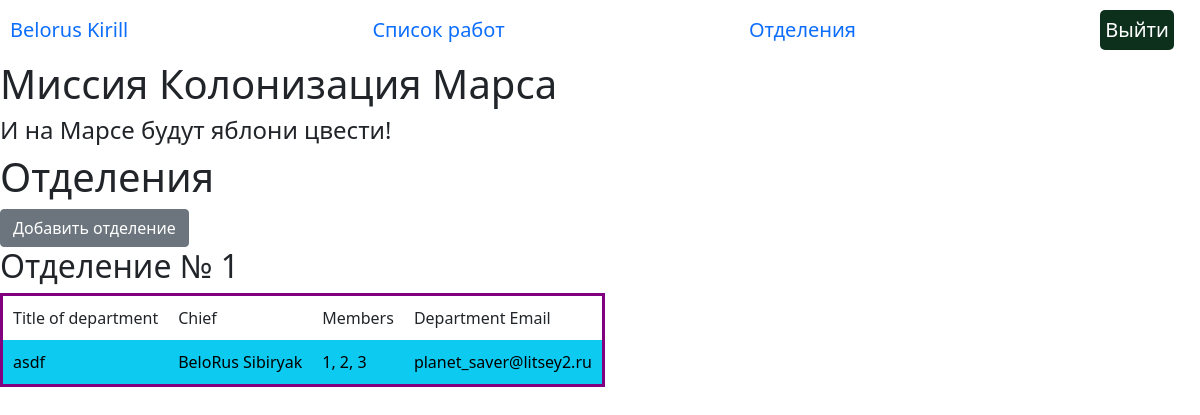
The page /departments (signed in) on the database its author committed.
### data/__all_models.py (models this page shows, shortened)
class User(SqlAlchemyBase, UserMixin, SerializerMixin):
    __tablename__ = 'users'
    id = sqlalchemy.Column(sqlalchemy.Integer,
                           primary_key=True, autoincrement=True)
    name = sqlalchemy.Column(sqlalchemy.String, nullable=True)
    surname = sqlalchemy.Column(sqlalchemy.String, nullable=True)
    age = sqlalchemy.Column(sqlalchemy.String, nullable=True)
    position = sqlalchemy.Column(sqlalchemy.String, nullable=True)
    speciality = sqlalchemy.Column(sqlalchemy.String, nullable=True)
    address = sqlalchemy.Column(sqlalchemy.String, nullable=True)
    email = sqlalchemy.Column(sqlalchemy.String, unique=True,
                              index=True, nullable=True)
    hashed_password = sqlalchemy.Column(sqlalchemy.String, nullable=True)
    modified_date = sqlalchemy.Column(sqlalchemy.DateTime,
                                      default=datetime.datetime.now)
    city_from = sqlalchemy.Column(sqlalchemy.String)
    news = orm.relationship("News", back_populates='user')
    jobs = orm.relationship("Jobs", back_populates='user')
    department = orm.relationship("Department", back_populates='user')

class Department(SqlAlchemyBase, SerializerMixin):
    __tablename__ = 'department'
    id = sqlalchemy.Column(sqlalchemy.Integer,
                           primary_key=True, autoincrement=True)
    title = sqlalchemy.Column(sqlalchemy.String, nullable=True)
    chief = sqlalchemy.Column(sqlalchemy.Integer, sqlalchemy.ForeignKey('users.id'))
    members = sqlalchemy.Column(sqlalchemy.String)
    email = sqlalchemy.Column(sqlalchemy.String, nullable=True)
    user = orm.relationship('User', back_populates='department')

### main.py (the view)
@app.route('/departments')
@login_required
def departments():
    db_sess = create_session()
    department_list = db_sess.query(Department).all()
    return render_template('departments.html', departments=department_list, current_user=current_user)

### data/db_session.py (called while the page is built)
def create_session() -> Session:
    global __factory
    return __factory()

### main.py (called while the page is built)
@login_manager.user_loader
def load_user(user_id):
    db_sess = create_session()
    user = db_sess.query(User).get(user_id)
    return user

### templates/departments.html (shortened to what this page needs)
{% extends 'base.html' %}
{% block profession %}
    <h1>Отделения</h1>
{% if current_user.is_authenticated %}
    <a href="departments_add" class="btn btn-secondary">Добавить отделение</a>
{% endif %}
{% for department in departments %}
    <h2>Отделение № {{ loop.index }}</h2>
    <table>
        <tr>
       <td>
       Title of department
       </td>
       <td>
       Chief
       </td>
       <td>
       Members
       </td>
       <td>
       Department Email
       </td>
       </tr>
        <tr class="btn-info">
            <td>
                {{ department.title }}
            </td>
            <td>
                {{ department.user.name }} {{ department.user.surname }}
            </td>
            <td>
                {{ department.members }}
            </td>
            <td>
                {{ department.email }}
            </td>
        </tr>
    </table>
{% endfor %}
{% endblock %}

### templates/base.html (shortened to what this page needs)
<!DOCTYPE html>
<html lang="en">
<head>
    <link rel="stylesheet" href={{url_for('static', filename="css/style.css" )}}>
    <link rel="stylesheet"
          href="https://cdn.jsdelivr.net/npm/bootstrap@5.0.0-beta1/dist/css/bootstrap.min.css"
>
</head>
<body>
<nav class="manage-panel">
    {% if current_user.is_authenticated %}
        <a class="navbar-brand" href="/">{{current_user.surname}} {{ current_user.name }}</a>
        <a class="navbar-brand" href="/job_list">Список работ</a>
        <a class="navbar-brand" href="/departments">Отделения</a>
        <a class="quit-button navbar-brand" href="/logout">Выйти</a>
    {% else %}
    <p>
        <a class="btn btn-primary " href="/register">Зарегистрироваться</a>
        <a class="btn btn-success" href="/login">Войти</a>
    </p>
    {% endif %}
</nav>
<h1>Миссия Колонизация Марса</h1>
<h4>И на Марсе будут яблони цвести!</h4>
<div class="content">
    {% block profession %}{% endblock %}
</div>
</body>
</html>

### static/css/style.css (style rules this page uses)
.manage-panel { margin: 10px; display: flex; justify-content: space-between; }
.quit-button { background-color: #0c301c; border-radius: 5px; padding: 0 5px; color: white; }
table { border-collapse: collapse; border: 3px solid purple; }
td { padding: 10px; border: 2px solid black; }

### rows shown on the page
User: surname "Belorus", name "Kirill"
Department: title "asdf", user.name "BeloRus", user.surname "Sibiryak", members "1, 2, 3", email "planet_saver@litsey2.ru"
